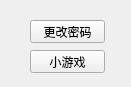
<?xml version="1.0" encoding="UTF-8"?>
<ui version="4.0">
 <class>user</class>
 <widget class="QWidget" name="user">
  <property name="geometry">
   <rect>
    <x>0</x>
    <y>0</y>
    <width>131</width>
    <height>87</height>
   </rect>
  </property>
  <property name="windowTitle">
   <string>user</string>
  </property>
  <property name="windowIcon">
   <iconset resource="res.qrc">
    <normaloff>:/res/ico.ico</normaloff>:/res/ico.ico</iconset>
  </property>
  <widget class="QPushButton" name="change">
   <property name="geometry">
    <rect>
     <x>30</x>
     <y>20</y>
     <width>75</width>
     <height>23</height>
    </rect>
   </property>
   <property name="text">
    <string>更改密码</string>
   </property>
  </widget>
  <widget class="QPushButton" name="game">
   <property name="geometry">
    <rect>
     <x>30</x>
     <y>50</y>
     <width>75</width>
     <height>23</height>
    </rect>
   </property>
   <property name="text">
    <string>小游戏</string>
   </property>
  </widget>
 </widget>
 <resources>
  <include location="res.qrc"/>
 </resources>
 <connections/>
</ui>
